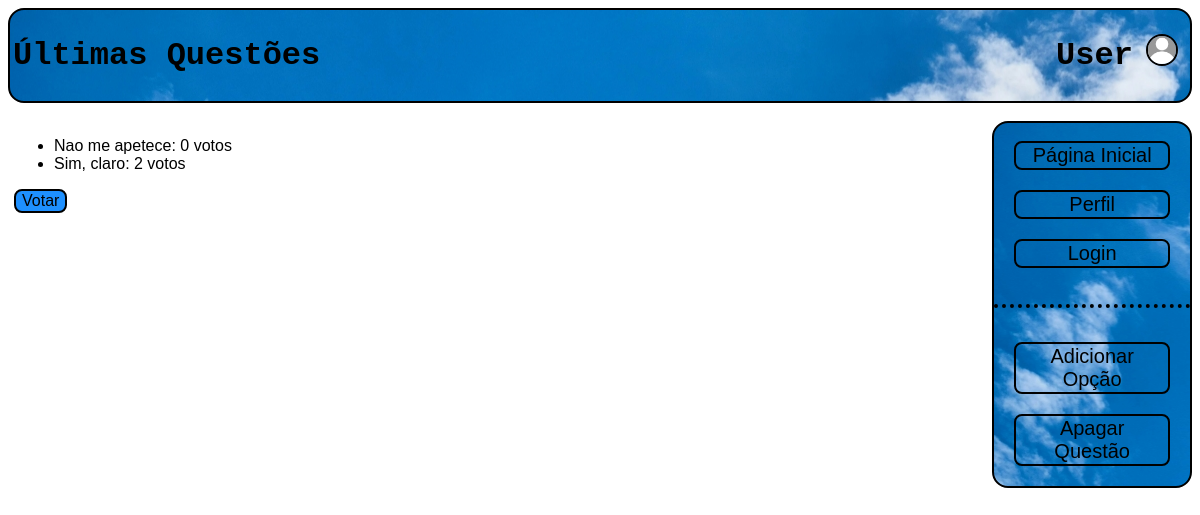
/votacao/1/resultados, run on the app's committed database.
### votacao/models.py (models this page shows, shortened)
class Opcao(models.Model):
    questao = models.ForeignKey(Questao, on_delete=models.CASCADE)
    opcao_texto = models.CharField(max_length=200)
    votos = models.IntegerField(default=0)

### votacao/views.py (the view)
# urls.py: path('<int:questao_id>/resultados', views.resultados, name='resultados'),
def resultados(request, questao_id):
    questao = get_object_or_404(Questao, pk=questao_id)
    return render(request, 'votacao/resultados.html', {'questao': questao})

### votacao/templates/votacao/resultados.html (shortened to what this page needs)
<!DOCTYPE html>
<html>
{% extends "votacao/index.html" %}
{% block nav %}
        <br>
        <p class="dotdiv"> </p>
        <br>
        <a href="{% url 'votacao:criaropcao' questao.id %}"><button class="button1">Adicionar Opção</button></a>
        <br>
        <a href="{% url 'votacao:deletequestao' questao.id %}"><button class="button1">Apagar Questão</button></a>
{% endblock %}
{% block body %} <article> <body>
    <ul>
        {% for opcao in questao.opcao_set.all %}
        <li>{{ opcao.opcao_texto }}: {{ opcao.votos }} voto{{ opcao.votos|pluralize }}
        </li>
        {% endfor %}
    </ul>
    <a href="{% url 'votacao:detalhe' questao.id %}"><button class="button2">Votar</button></a>
</body> </article> {% endblock %}

### votacao/static/style.css (style rules this page uses)
article { -webkit-flex: 5; -ms-flex: 5; flex: 5; margin-left: 6px; }
body { font-size: 16px; font-family: 'HelveticaNeueLT Std', sans-serif; }
a:link, a:visited { width: 100%; color: dodgerblue; text-decoration: none; display: inline-block; }
.button1 { background-color: rgba(0,0,0,0); border-radius: 8px; border: 2px solid black; font-size: 20px; color: black; width: 80%; text-align: center; text-decoration: none; display: inline-block; transition-duration: 0.4s; cursor: inherit; margin-bottom: 20px; }
.button2 { background-color: dodgerblue; border-radius: 8px; border: 2px solid black; font-size: 16px; color: black; text-align: center; text-decoration: none; display: inline-block; transition-duration: 0.4s; cursor: inherit; }
.dotdiv { text-align: center; border-bottom: 4px black dotted; }

### data on the page
Opcao: opcao_texto "Nao me apetece", votos "0"
Opcao: opcao_texto "Sim, claro", votos "2"
